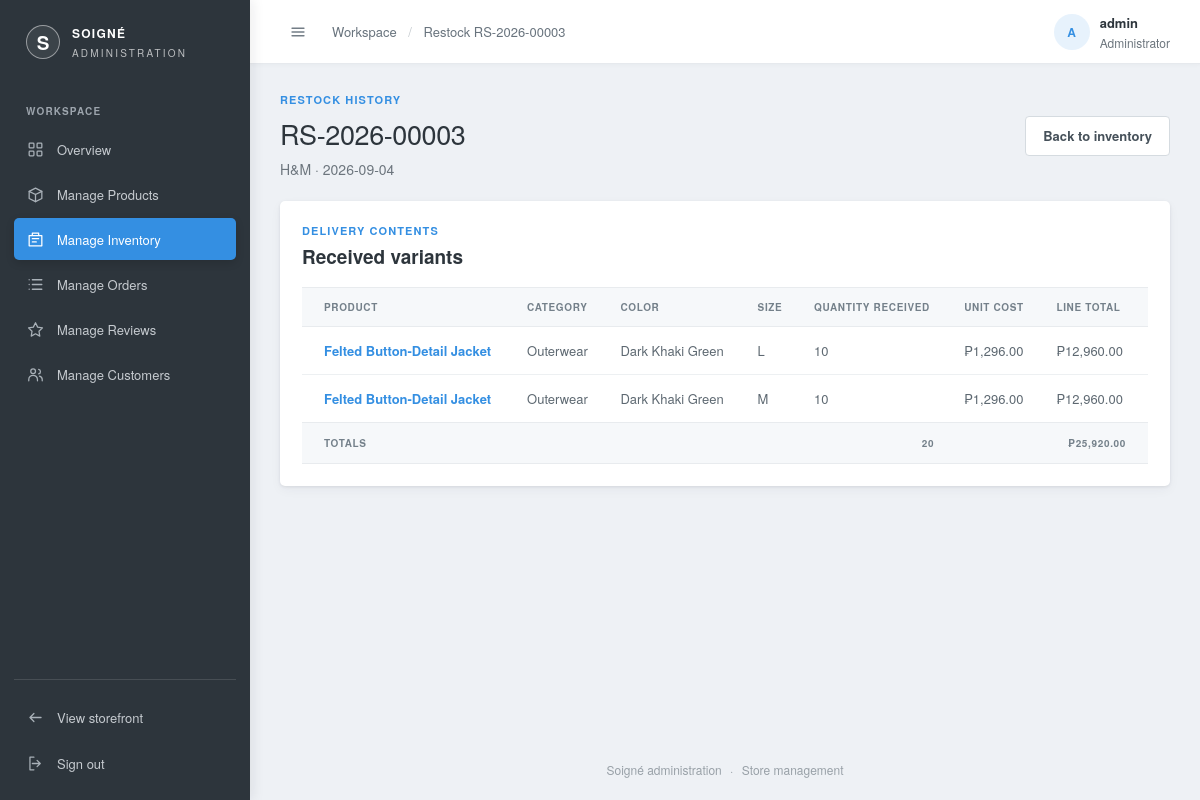
Page /admin/manage-inventory/view.php?id=1 (signed in) on the committed database.
### tables this page shows
CREATE TABLE restocks (
  restock_id   INT AUTO_INCREMENT PRIMARY KEY,
  batch_number VARCHAR(20) NULL UNIQUE,           
  supplier_id  INT NOT NULL,
  restock_date DATE NOT NULL,
  FOREIGN KEY (supplier_id) REFERENCES suppliers(supplier_id)
);

CREATE TABLE suppliers (
  supplier_id INT AUTO_INCREMENT PRIMARY KEY,
  name        VARCHAR(120) NOT NULL UNIQUE,
  image       VARCHAR(255) NULL
);

CREATE TABLE restock_items (
  restock_item_id INT AUTO_INCREMENT PRIMARY KEY,
  restock_id      INT NOT NULL,
  variant_id      INT NOT NULL,
  quantity        INT NOT NULL,
  unit_cost       DECIMAL(10,2) NOT NULL,
  FOREIGN KEY (restock_id) REFERENCES restocks(restock_id),
  FOREIGN KEY (variant_id) REFERENCES product_variants(variant_id),
  UNIQUE KEY uniq_restock_item (restock_id, variant_id)
);

CREATE TABLE products (
  product_id  INT AUTO_INCREMENT PRIMARY KEY,
  supplier_id INT NOT NULL,
  name        VARCHAR(150)  NOT NULL,
  category_id INT NULL,
  department  ENUM('men','women','kids') NOT NULL DEFAULT 'men',
  price       DECIMAL(10,2) NOT NULL,
  description TEXT,
  created_at  DATETIME DEFAULT CURRENT_TIMESTAMP,
  INDEX idx_department (department),
  INDEX idx_products_category_id (category_id),
  FOREIGN KEY (supplier_id) REFERENCES suppliers(supplier_id),
  FOREIGN KEY (category_id) REFERENCES categories(category_id)
    ON UPDATE CASCADE
    ON DELETE SET NULL
);

CREATE TABLE product_colors (
  product_color_id INT AUTO_INCREMENT PRIMARY KEY,
  product_id       INT         NOT NULL,
  color            VARCHAR(80) NOT NULL,
  FOREIGN KEY (product_id) REFERENCES products(product_id),
  UNIQUE KEY uniq_product_color (product_id, color)
);

CREATE TABLE product_variants (
  variant_id       INT AUTO_INCREMENT PRIMARY KEY,
  product_color_id INT         NOT NULL,
  size             VARCHAR(20) NOT NULL,
  stock            INT         NOT NULL DEFAULT 0,
  FOREIGN KEY (product_color_id) REFERENCES product_colors(product_color_id),
  UNIQUE KEY uniq_variant (product_color_id, size)
);

### admin/includes/bootstrap.php (called while the page is built, shortened)
<?php
require_once __DIR__ . '/../../includes/config.php';
function admin_escape($value): string
{
    return htmlspecialchars((string)$value, ENT_QUOTES, 'UTF-8');
}
    ?>

### includes/config.php (called while the page is built, shortened)
<?php
if (!function_exists('peso')) {
    function peso($amount) {
        return '₱' . number_format($amount, 2);
    }
}

### admin/manage-inventory/view.php (the view, shortened to what this page needs)
<?php
require_once __DIR__ . '/../includes/bootstrap.php';
$restock_id = filter_var($_GET['id'] ?? null, FILTER_VALIDATE_INT);
$restock_stmt = mysqli_prepare($conn,
    'SELECT r.restock_id, r.batch_number, r.restock_date, s.name AS supplier_name
     FROM restocks r
     JOIN suppliers s ON s.supplier_id = r.supplier_id
     WHERE r.restock_id = ?'
);
mysqli_stmt_bind_param($restock_stmt, 'i', $restock_id);
mysqli_stmt_execute($restock_stmt);
$restock = mysqli_fetch_assoc(mysqli_stmt_get_result($restock_stmt));
$items_stmt = mysqli_prepare($conn,
    'SELECT p.name AS product_name, COALESCE(c.name, \'Uncategorized\') AS category_name,
            pc.color, v.size, ri.quantity, ri.unit_cost,
            ri.quantity * ri.unit_cost AS line_total
     FROM restock_items ri
     JOIN product_variants v ON v.variant_id = ri.variant_id
     JOIN product_colors pc ON pc.product_color_id = v.product_color_id
     JOIN products p ON p.product_id = pc.product_id
     LEFT JOIN categories c ON c.category_id = p.category_id
     WHERE ri.restock_id = ?
     ORDER BY p.name, pc.color, v.size'
);
mysqli_stmt_bind_param($items_stmt, 'i', $restock_id);
mysqli_stmt_execute($items_stmt);
$items = mysqli_fetch_all(mysqli_stmt_get_result($items_stmt), MYSQLI_ASSOC);
$total_cost = 0.0;
$total_units = 0;
foreach ($items as $item) {
    $total_cost += (float)$item['line_total'];
    $total_units += (int)$item['quantity'];
}
$admin_page_title = 'Restock ' . ($restock['batch_number'] ?? '');
$admin_active_page = 'inventory';
include __DIR__ . '/../includes/header.php';
?>
<section class="admin-page-heading">
  <div><p class="admin-eyebrow">RESTOCK HISTORY</p><h1><?php echo admin_escape($restock['batch_number'] ?? 'Restock details'); ?></h1><p><?php echo admin_escape($restock['supplier_name']); ?> · <?php echo admin_escape($restock['restock_date']); ?></p></div>
  <a class="admin-button admin-button-light" href="<?php echo BASE_URL; ?>admin/manage-inventory/">Back to inventory</a>
</section>
<section class="manage-panel inventory-detail-panel">
  <div class="manage-panel-heading"><div><p class="admin-eyebrow">DELIVERY CONTENTS</p><h2>Received variants</h2></div></div>
  <?php if ($items) { ?>
    <div class="admin-table-wrap"><table class="admin-table">
      <thead><tr><th>Product</th><th>Category</th><th>Color</th><th>Size</th><th>Quantity received</th><th>Unit cost</th><th>Line total</th></tr></thead>
      <tbody><?php foreach ($items as $item) { ?>
        <tr>
          <td class="order-number"><?php echo admin_escape($item['product_name']); ?></td>
          <td><?php echo admin_escape($item['category_name']); ?></td>
          <td><?php echo admin_escape($item['color']); ?></td>
          <td><?php echo admin_escape($item['size']); ?></td>
          <td><?php echo number_format((int)$item['quantity']); ?></td>
          <td><?php echo peso((float)$item['unit_cost']); ?></td>
          <td><?php echo peso((float)$item['line_total']); ?></td>
        </tr>
      <?php } ?></tbody>
      <tfoot><tr><th colspan="4">Totals</th><th><?php echo number_format($total_units); ?></th><th></th><th><?php echo peso($total_cost); ?></th></tr></tfoot>
    </table></div>
  <?php } else { ?><p class="manage-empty">This restock has no recorded variant lines.</p><?php } ?>
</section>
<?php include __DIR__ . '/../includes/footer.php'; ?>

### admin/includes/header.php (shortened to what this page needs)
<?php
$admin_page_title = $admin_page_title ?? 'Admin';
$admin_active_page = $admin_active_page ?? '';
$admin_header_name = $_SESSION['username'] ?? 'Administrator';
?>
<!DOCTYPE html>
<html lang="en">
<head>
  <link rel="stylesheet" href="<?php echo BASE_URL; ?>admin/styles/admin.css?v=<?php echo filemtime(__DIR__ . '/../styles/admin.css'); ?>">
  <link rel="stylesheet" href="<?php echo BASE_URL; ?>admin/styles/manage.css?v=<?php echo filemtime(__DIR__ . '/../styles/manage.css'); ?>">
</head>
<body class="admin-dashboard-body">
  <div class="admin-app">
    <aside class="admin-sidebar" id="admin-sidebar">
      <a class="admin-brand" href="<?php echo BASE_URL; ?>admin/index.php">
        <span class="admin-brand-mark">S</span>
        <span class="admin-brand-copy">SOIGNÉ <small>ADMINISTRATION</small></span>
      </a>
      <p class="admin-nav-label">WORKSPACE</p>
      <nav class="admin-nav" aria-label="Admin navigation">
        <a class="<?php echo $admin_active_page === 'overview' ? 'active' : ''; ?>" href="<?php echo BASE_URL; ?>admin/index.php"><svg class="nav-icon" viewBox="0 0 24 24" aria-hidden="true"><rect x="4" y="4" width="6" height="6" rx="1"></rect><rect x="14" y="4" width="6" height="6" rx="1"></rect><rect x="4" y="14" width="6" height="6" rx="1"></rect><rect x="14" y="14" width="6" height="6" rx="1"></rect></svg><span class="nav-label-text">Overview</span></a>
        <a class="<?php echo $admin_active_page === 'products' ? 'active' : ''; ?>" href="<?php echo BASE_URL; ?>admin/manage-products/"><svg class="nav-icon" viewBox="0 0 24 24" aria-hidden="true"><path d="m4 8 8-4 8 4v9l-8 4-8-4z"></path><path d="m4 8 8 4 8-4M12 12v9"></path></svg><span class="nav-label-text">Manage Products</span></a>
        <a class="<?php echo $admin_active_page === 'inventory' ? 'active' : ''; ?>" href="<?php echo BASE_URL; ?>admin/manage-inventory/"><svg class="nav-icon" viewBox="0 0 24 24" aria-hidden="true"><path d="M4 7h16v13H4zM8 7V4h8v3M8 11h8M8 15h5"></path></svg><span class="nav-label-text">Manage Inventory</span></a>
        <a class="<?php echo $admin_active_page === 'orders' ? 'active' : ''; ?>" href="<?php echo BASE_URL; ?>admin/manage-orders/"><svg class="nav-icon" viewBox="0 0 24 24" aria-hidden="true"><path d="M8 6h12M8 12h12M8 18h12"></path><path d="M4 6h.01M4 12h.01M4 18h.01"></path></svg><span class="nav-label-text">Manage Orders</span></a>
        <a class="<?php echo $admin_active_page === 'reviews' ? 'active' : ''; ?>" href="<?php echo BASE_URL; ?>admin/manage-reviews/"><svg class="nav-icon" viewBox="0 0 24 24" aria-hidden="true"><path d="M12 3.5 14.7 9l6.1.9-4.4 4.3 1 6.1-5.4-2.9-5.4 2.9 1-6.1-4.4-4.3 6.1-.9z"></path></svg><span class="nav-label-text">Manage Reviews</span></a>
        <a class="<?php echo $admin_active_page === 'customers' ? 'active' : ''; ?>" href="<?php echo BASE_URL; ?>admin/manage-customers/"><svg class="nav-icon" viewBox="0 0 24 24" aria-hidden="true"><circle cx="9" cy="8" r="3"></circle><path d="M3.5 20v-1.5a5.5 5.5 0 0 1 11 0V20M16 5.5a3 3 0 0 1 0 5.8M17 14a4.5 4.5 0 0 1 3.5 4.4V20"></path></svg><span class="nav-label-text">Manage Customers</span></a>
      </nav>
      <div class="admin-sidebar-bottom">
        <a href="<?php echo BASE_URL; ?>admin/storefront.php" aria-label="View storefront"><svg class="nav-icon" viewBox="0 0 24 24" aria-hidden="true"><path d="m10 7-5 5 5 5M5 12h14"></path></svg><span class="nav-label-text">View storefront</span></a>
        <a href="<?php echo BASE_URL; ?>admin/logout.php" aria-label="Sign out"><svg class="nav-icon" viewBox="0 0 24 24" aria-hidden="true"><path d="M10 4H5v16h5M14 8l4 4-4 4M8 12h10"></path></svg><span class="nav-label-text">Sign out</span></a>
      </div>
    </aside>
    <main class="admin-main">
      <header class="admin-topbar">
        <div class="admin-topbar-start">
          <button class="admin-sidebar-toggle" type="button" aria-label="Collapse sidebar" aria-controls="admin-sidebar" aria-expanded="true">
            <svg viewBox="0 0 24 24" aria-hidden="true"><path d="M4 7h16M4 12h16M4 17h16"></path></svg>
          </button>
          <div class="admin-breadcrumb">Workspace <span>/</span> <?php echo admin_escape($admin_page_title); ?></div>
        </div>
        <div class="admin-user">
          <span class="admin-avatar" aria-hidden="true"><?php echo admin_escape(strtoupper(substr($admin_header_name, 0, 1))); ?></span>
          <span><strong><?php echo admin_escape($admin_header_name); ?></strong><small>Administrator</small></span>
        </div>
      </header>
      <div class="admin-content">

### admin/styles/manage.css (style rules this page uses)
.manage-panel { margin-top: 18px; padding: 22px; border: 1px solid var(--admin-line); border-radius: 10px; background: #fff; box-shadow: 0 2px 8px rgba(28,28,28,.025); }
.inventory-detail-panel { margin-top: 0; }
.inventory-detail-panel tfoot { background: #faf9f7; }
.inventory-detail-panel tfoot th { padding: 13px 15px; text-align: right; }
.inventory-detail-panel tfoot th:first-child { text-align: left; }
.admin-content > .admin-page-heading + .manage-panel { margin-top: 0; }
.manage-panel-heading { display: flex; align-items: center; justify-content: space-between; gap: 16px; margin-bottom: 17px; }
.manage-panel-heading .admin-eyebrow { margin-bottom: 5px; }
.manage-panel-heading h2 { margin: 0; font-family: var(--admin-font); font-size: 19px; font-weight: 600; }
.manage-panel .admin-table th:first-child, .manage-panel .admin-table td:first-child { padding-left: 22px; }
.manage-panel .admin-table th:last-child, .manage-panel .admin-table td:last-child { padding-right: 22px; }
.manage-panel { border: 0; border-radius: 5px; background: #fff; box-shadow: 0 1px 3px rgba(45,53,60,.1), 0 4px 12px rgba(45,53,60,.045); }
.manage-panel-heading h2 { color: #2d353c; }
.admin-table-wrap { scrollbar-color: #c4cdd5 #f2f4f6; scrollbar-width: thin; }

### rows in the picture
restocks: batch_number "Restock RS-2026-00003", batch_number "RS-2026-00003", supplier.name "H&M", restock_date "2026-09-04"
restock_items: products.name "Felted Button-Detail Jacket", category_name "Outerwear", product_colors.color "Dark Khaki Green", variant.size "L", quantity "10", unit_cost "₱1,296.00", line_total "₱12,960.00"
restock_items: products.name "Felted Button-Detail Jacket", category_name "Outerwear", product_colors.color "Dark Khaki Green", variant.size "M", quantity "10", unit_cost "₱1,296.00", line_total "₱12,960.00"

### other values in the picture
admin_escape(strtoupper(substr($admin_header_name, 0, 1))) "A"
admin_escape($admin_header_name) "admin"
$total_units "20"
peso($total_cost) "₱25,920.00"
